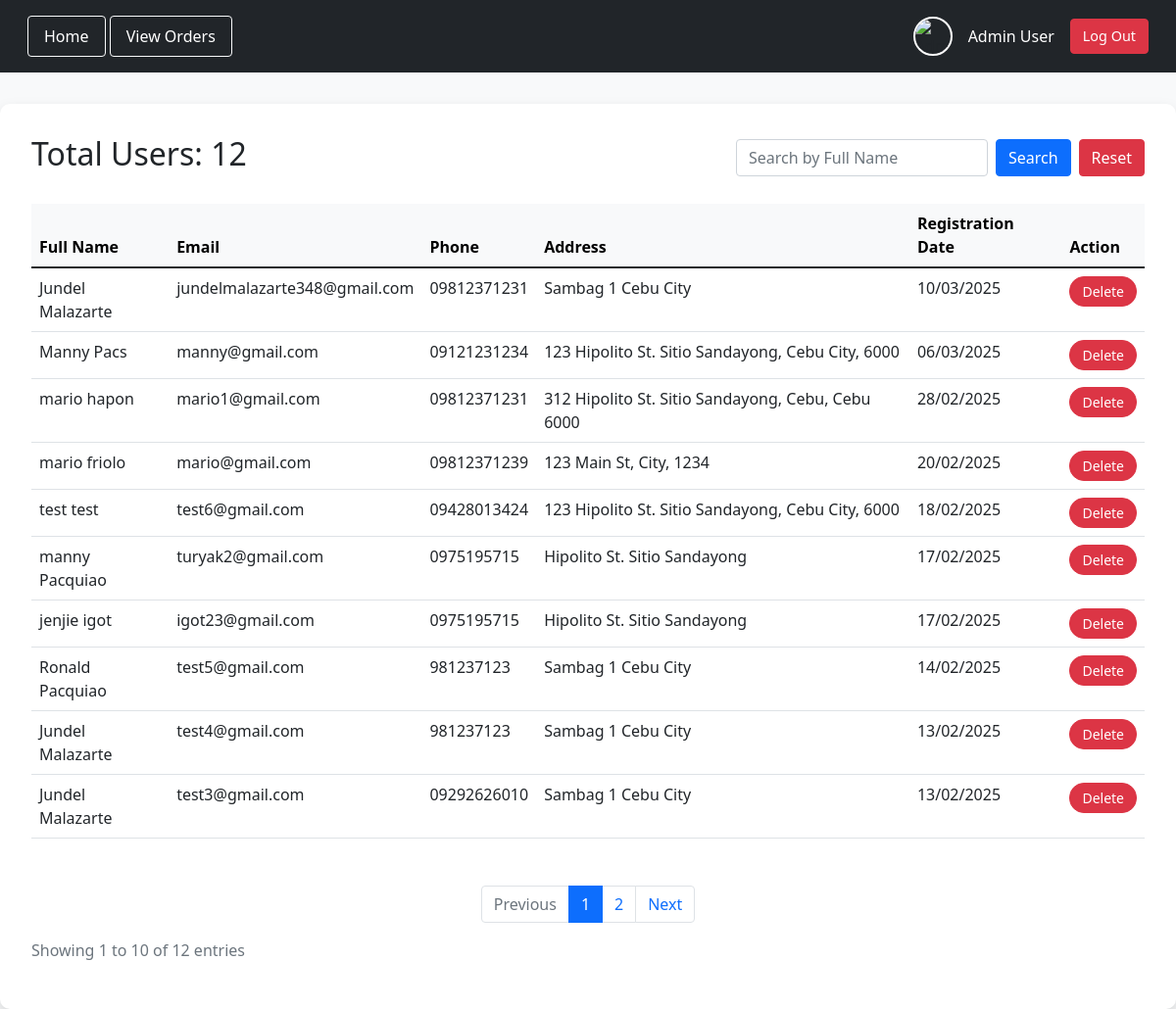
The app's page /admin/total_users.php (signed in) with its own data.
### tables this page shows
CREATE TABLE `users` (
  `id` int(11) NOT NULL,
  `fname` varchar(50) NOT NULL,
  `lname` varchar(50) NOT NULL,
  `email` varchar(100) NOT NULL,
  `pass` varchar(255) NOT NULL,
  `phone` varchar(15) NOT NULL,
  `address` text NOT NULL,
  `created_at` timestamp NOT NULL DEFAULT current_timestamp(),
  `profile_image` varchar(255) DEFAULT NULL
);

### admin/total_users.php (the view, shortened to what this page needs)
<?php
@include '../db_connect.php';
$fname = $_SESSION['fname'];
$lname = $_SESSION['lname'];
$profile_image = '../uploads/default.jpg';
$total_users_query = mysqli_query($conn, "SELECT COUNT(*) FROM users");
$total_users = mysqli_fetch_row($total_users_query)[0];
$search = isset($_GET['search']) ? trim($_GET['search']) : '';
$items_per_page = 10;
$page = isset($_GET['page']) && is_numeric($_GET['page']) ? max(1, $_GET['page']) : 1;
$start = ($page - 1) * $items_per_page;
$sql = "SELECT id, fname, lname, email, phone, address, created_at FROM users";
$sql .= " ORDER BY id DESC";
$stmt = mysqli_prepare($conn, $sql);
mysqli_stmt_execute($stmt);
$users_query = mysqli_stmt_get_result($stmt);
$users = [];
while ($row = mysqli_fetch_assoc($users_query)) {
    $users[] = $row;
}
$total_pages = ceil(count($users) / $items_per_page);
$paginated_users = array_slice($users, $start, $items_per_page);
?>
<!DOCTYPE html>
<html lang="en">
<head>
    <link href="https://cdn.jsdelivr.net/npm/bootstrap@5.1.3/dist/css/bootstrap.min.css" rel="stylesheet">
    <link rel="stylesheet" href="https://cdnjs.cloudflare.com/ajax/libs/font-awesome/5.15.4/css/all.min.css">
</head>
<body>
    <nav class="navbar navbar-expand-lg">
        <div class="container-fluid">
            <div class="nav-links">
                <a href="../admin/admin_dashboard.php" class="btn btn-outline-light">Home</a>
                <a href="view_orders.php" class="btn btn-outline-light">View Orders</a>
            </div>
            <div class="profile-info">
                <img src="<?php echo $profile_image; ?>" alt="Admin Profile">
                <span class="text-white"><?php echo $fname . " " . $lname; ?></span>
                <a href="../admin/logout.php" class="btn btn-danger">Log Out</a>
            </div>
        </div>
    </nav>
    <div class="container">
        <div class="d-flex justify-content-between align-items-center mb-4">
            <h2>Total Users: <?php echo $total_users; ?></h2>
            <div class="d-flex gap-2">
                <form method="GET" class="d-flex gap-2">
                    <input type="text" class="form-control" name="search" placeholder="Search by Full Name"
                        value="<?php echo isset($_GET['search']) ? htmlspecialchars($_GET['search']) : ''; ?>">
                    <button type="submit" class="btn btn-primary">Search</button>
                    <a href="total_users.php" class="btn btn-danger">Reset</a>
                </form>
            </div>
        </div>
        <?php if (empty($paginated_users)): ?>
            <div class="alert alert-info">No users found.</div>
        <?php else: ?>
            <div class="table-responsive">
                <table class="table table-hover">
                    <thead class="table-light">
                        <tr>
                            <th>Full Name</th>
                            <th>Email</th>
                            <th>Phone</th>
                            <th>Address</th>
                            <th>Registration Date</th>
                            <th>Action</th>
                        </tr>
                    </thead>
                    <tbody>
                        <?php foreach ($paginated_users as $user): ?>
                            <tr>
                                <td><?php echo htmlspecialchars($user['fname'] . ' ' . $user['lname']); ?></td>
                                <td><?php echo htmlspecialchars($user['email']); ?></td>
                                <td><?php echo htmlspecialchars($user['phone']); ?></td>
                                <td><?php echo htmlspecialchars($user['address']); ?></td>
                                <td><?php echo date('d/m/Y', strtotime($user['created_at'])); ?></td>
                                <td>
                                    <a href="../admin/delete_user.php?id=<?php echo $user['id']; ?>"
                                        class="btn btn-danger btn-sm delete-btn"
                                        onclick="return confirm('Are you sure you want to delete this user?');">
                                        Delete
                                    </a>
                                </td>
                            </tr>
                        <?php endforeach; ?>
                    </tbody>
                </table>
            </div>
            <nav aria-label="Page navigation">
                <ul class="pagination">
                    <li class="page-item <?php echo $page <= 1 ? 'disabled' : ''; ?>">
                        <a class="page-link" href="?page=<?php echo $page - 1; ?>&search=<?php echo $search; ?>">Previous</a>
                    </li>
                    <?php for ($i = 1; $i <= $total_pages; $i++): ?>
                        <li class="page-item <?php echo $i === $page ? 'active' : ''; ?>">
                            <a class="page-link" href="?page=<?php echo $i; ?>&search=<?php echo $search; ?>"><?php echo $i; ?></a>
                        </li>
                    <?php endfor; ?>
                    <li class="page-item <?php echo $page >= $total_pages ? 'disabled' : ''; ?>">
                        <a class="page-link" href="?page=<?php echo $page + 1; ?>&search=<?php echo $search; ?>">Next</a>
                    </li>
                </ul>
            </nav>
            <p class="text-muted">Showing <?php echo $start + 1; ?> to <?php echo min($start + $items_per_page, $total_users); ?> of <?php echo $total_users; ?> entries</p>
        <?php endif; ?>
    </div>
</body>
</html>

### admin/total_users.php (style rules this page uses)
body { font-family: 'Segoe UI', Tahoma, Geneva, Verdana, sans-serif; background-color: #f8f9fa; }
.navbar { background-color: #212529; padding: 1rem; }
.navbar a { color: #fff; text-decoration: none; padding: 0.5rem 1rem; transition: all 0.3s ease; }
.profile-info { display: flex; align-items: center; gap: 1rem; }
.profile-info img { width: 40px; height: 40px; border-radius: 50%; object-fit: cover; border: 2px solid #fff; }
.profile-info span { color: #fff; font-weight: 500; }
.profile-info .btn-danger { padding: 0.375rem 0.75rem; font-size: 0.9rem; }
.container { max-width: 1200px; margin-top: 2rem; padding: 2rem; background: white; border-radius: 10px; box-shadow: 0 0.5rem 1rem rgba(0, 0, 0, 0.15); }
.delete-btn { padding: 0.25rem 0.75rem; border-radius: 15px; font-size: 0.875rem; text-decoration: none; transition: all 0.3s ease; }
.pagination { margin-top: 2rem; justify-content: center; }
.table th { background-color: #f8f9fa; font-weight: 600; }

### records on screen
users: fname+lname "Jundel Malazarte", email "jundelmalazarte348@gmail.com", phone "09812371231", address "Sambag 1 Cebu City", created_at "10/03/2025"
users: fname+lname "Manny Pacs", email "manny@gmail.com", phone "09121231234", address "123 Hipolito St. Sitio Sandayong, Cebu City, 6000", created_at "06/03/2025"
users: fname+lname "mario hapon", email "mario1@gmail.com", phone "09812371231", address "312 Hipolito St. Sitio Sandayong, Cebu, Cebu 6000", created_at "28/02/2025"
users: fname+lname "mario friolo", email "mario@gmail.com", phone "09812371239", address "123 Main St, City, 1234", created_at "20/02/2025"
users: fname+lname "test test", email "test6@gmail.com", phone "09428013424", address "123 Hipolito St. Sitio Sandayong, Cebu City, 6000", created_at "18/02/2025"
users: fname+lname "manny Pacquiao", email "turyak2@gmail.com", phone "0975195715", address "Hipolito St. Sitio Sandayong", created_at "17/02/2025"
users: fname+lname "jenjie igot", email "igot23@gmail.com", phone "0975195715", address "Hipolito St. Sitio Sandayong", created_at "17/02/2025"
users: fname+lname "Ronald Pacquiao", email "test5@gmail.com", phone "981237123", address "Sambag 1 Cebu City", created_at "14/02/2025"
users: fname+lname "Jundel Malazarte", email "test4@gmail.com", phone "981237123", address "Sambag 1 Cebu City", created_at "13/02/2025"
users: fname+lname "Jundel Malazarte", email "test3@gmail.com", phone "09292626010", address "Sambag 1 Cebu City", created_at "13/02/2025"

### other values on screen
$fname "Admin"
$lname "User"
$total_users "12"
$start + 1 "1"
min($start + $items_per_page, $total_users) "10"
